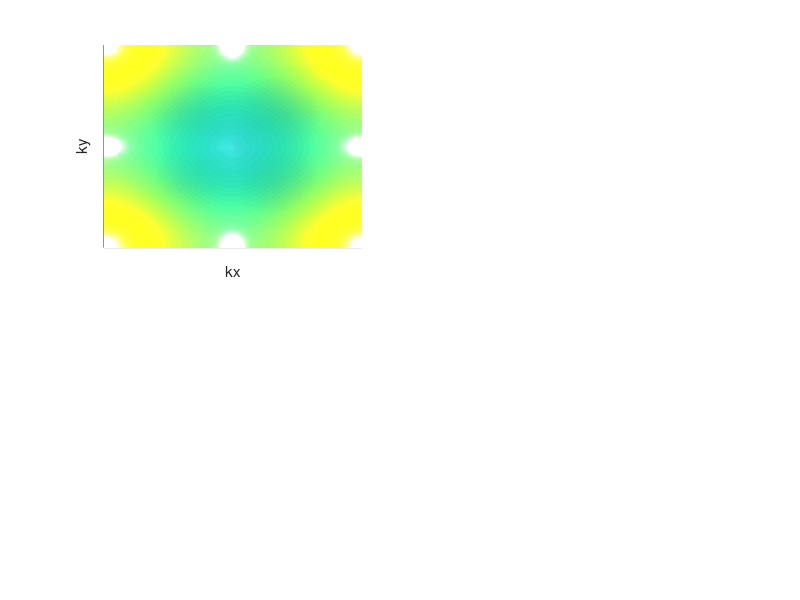

MATLAB code for this plot: (Note: this script raises an error after producing the figure.)

clear all
sigmax = [0 1 ; 1 0];
sigmay = [0 -i ; i 0];
sigmaz = [1 0 ; 0 -1];

A = 1;B = -1; M =0; 
%% gapless (0,pi) at M/2B=-2;
%% gapless (pi,pi) at M/2B=-4;

sampling =200;

for ii = -sampling:sampling
for jj = -sampling:sampling
   
    kx = ii*pi/sampling;
    ky = jj*pi/sampling;
      
    dx = A * sin(kx);
    dy = A * sin(ky);
    dz = M + 2*B*( 2-cos(kx)-cos(ky) );

    %% Hamiltonian
    Hamilt = dx*sigmax + dy*sigmay + dz*sigmaz;
    
    dkx=[2*B*sin(kx), A*cos(kx); A*cos(kx),  -2*B*sin(kx)];     
    dky=[2*B*sin(ky), -i*A*cos(ky); i*A*cos(ky), -2*B*sin(ky)];
    
    [Evectors,Evalues] = eig(Hamilt);

    Eval_mat_hig(ii+sampling+1,jj+sampling+1) = Evalues(1,1);
    Eval_mat_low(ii+sampling+1,jj+sampling+1) = Evalues(2,2);

    
    Evec_mat_left = Evectors(:,1);
    Evec_mat_right= Evectors(:,2);

    Num1 = Evec_mat_left'*dkx*Evec_mat_right;
    Num2 = Evec_mat_right'*dky*Evec_mat_left;
   
    Num3= Evec_mat_left'*dky*Evec_mat_right;
    Num4= Evec_mat_right'*dkx*Evec_mat_left;

    Numerator= Num1*Num2-Num3*Num4;
    Denominator=(Evalues(1,1)-Evalues(2,2)).^2;
    
   Curvature(ii+sampling+1,jj+sampling+1)= i*Numerator./Denominator/(2*sampling)/(2*sampling)*pi*pi*pi*pi;

  
end
end

Sum=sum(sum(Curvature))/4/4
figure
subplot(221)
hold
shading faceted
surf(Eval_mat_hig,'edgecolor','none')
surf(Eval_mat_low,'edgecolor','none')
set(gca,'XTick',[])
set(gca,'YTick',[])
set(gca,'ZTick',[])
axis auto
axis tight
% axis([0 400 0 400 -6 6])
xlabel('kx')
ylabel('ky')
zlabel('Energy')
light
camlight('right')
camproj('orthographic')


subplot(222)
surf(real(Curvature),'edgecolor','none')
light
camlight('right')
camproj('pers')
grid off
axis tight
set(gca,'XTick',[])
set(gca,'YTick',[])
set(gca,'ZTick',[])
xlabel('kx')
ylabel('ky')
zlabel('Berry Curvature')

